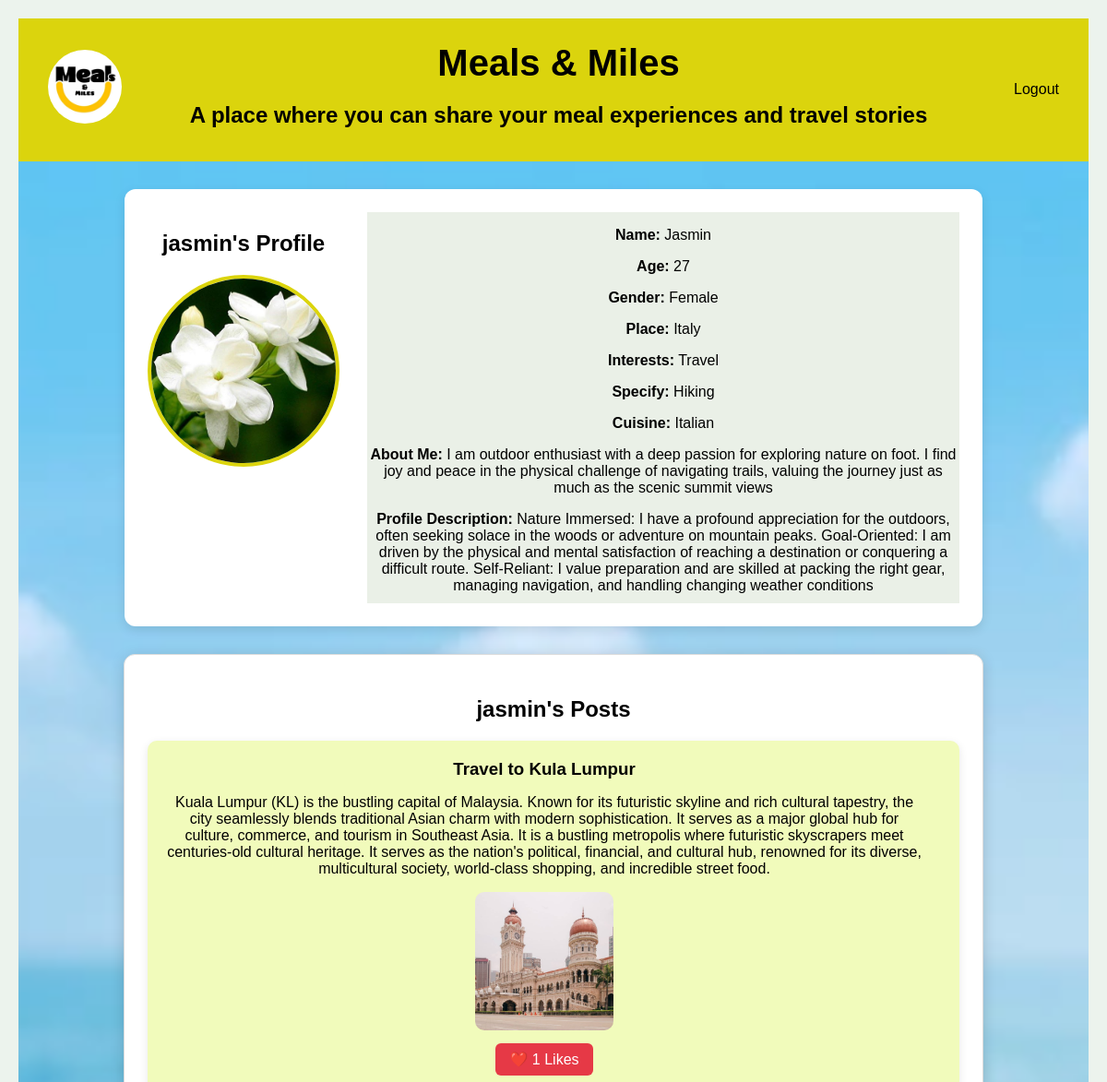
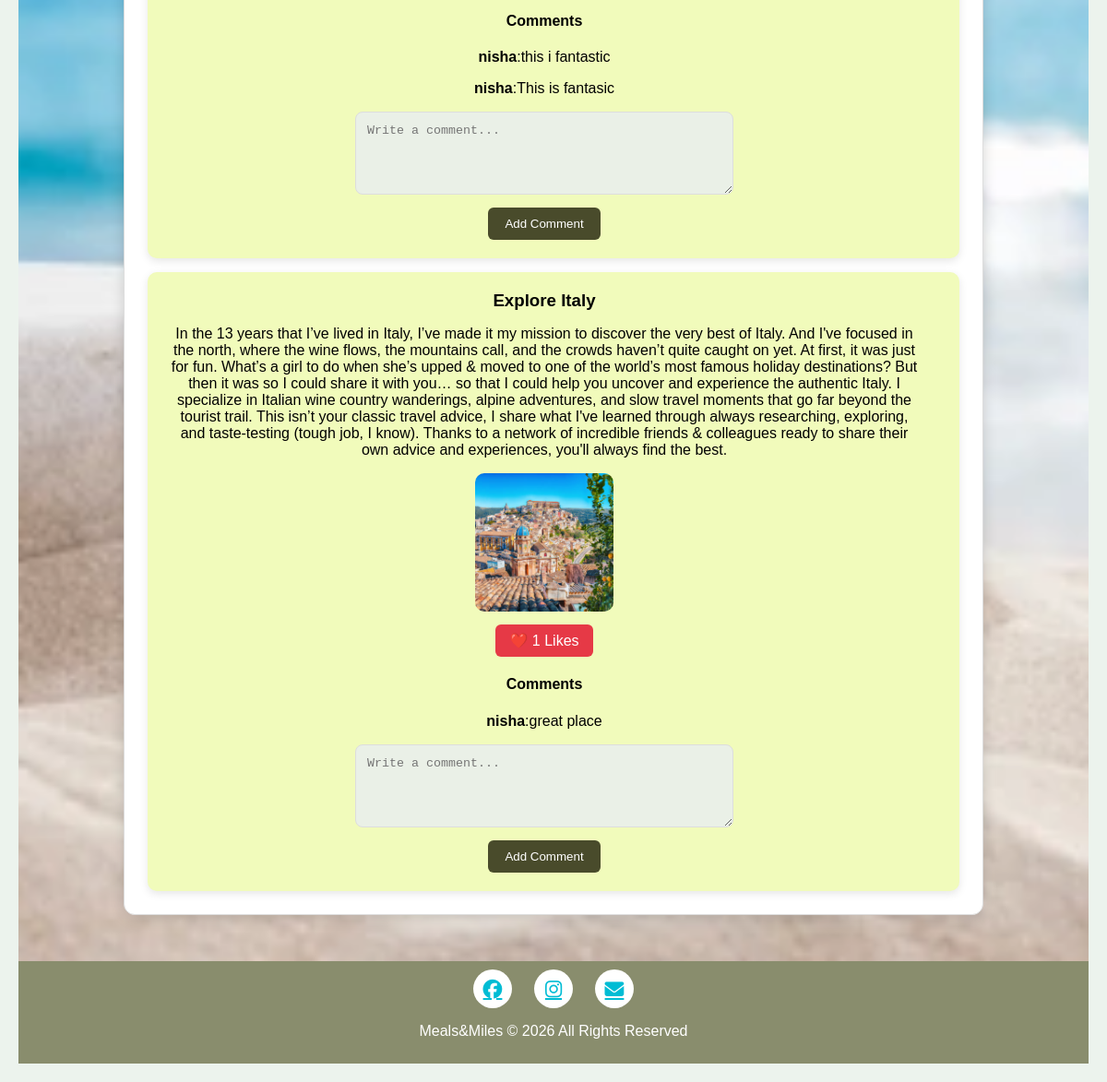
The app's page /profile/1 with its own data (2 pictures, top to bottom).
### Database/models.py (models this page shows)
class User(db.Model, UserMixin):
    id = db.Column(db.Integer, primary_key=True)
    posts = db.relationship('Post', backref='author', lazy=True , cascade="all, delete-orphan")
    comments = db.relationship('Comment', backref='user', lazy=True, cascade="all, delete-orphan")
    likes = db.relationship('Like', backref='user', lazy=True, cascade="all, delete-orphan")
    username = db.Column( db.String(150),unique=True, nullable=False)
    email = db.Column(db.String(150), unique=True, nullable=False)
    password = db.Column( db.String(255), nullable=False )
    profile_pic = db.Column(db.String(255),
        default='images/Default-Profile-Picture.png')
    name = db.Column(db.String(100))
    age = db.Column(db.Integer)
    gender = db.Column(db.String(20))
    place = db.Column(db.String(100))
    interests = db.Column(db.String(300))
    specify = db.Column(db.String(300))
    cuisine = db.Column(db.String(100))
    favourite_place = db.Column(db.String(150))
    about_me = db.Column(db.Text)
    profile_description = db.Column(db.Text)

class Post(db.Model):
        id = db.Column(db.Integer, primary_key=True)
        title = db.Column(db.String(200))
        content = db.Column(db.Text)
        image = db.Column(db.String(255))
        user_id = db.Column(db.Integer, db.ForeignKey('user.id'))
        likes = db.relationship('Like',backref='post', lazy=True, cascade="all, delete-orphan")
        comments = db.relationship('Comment',backref='post', lazy=True, cascade="all, delete-orphan")

class Comment(db.Model):
            id = db.Column(db.Integer, primary_key=True)
            text = db.Column(db.Text)
            user_id = db.Column(
            db.Integer,
            db.ForeignKey('user.id'))
            post_id = db.Column(
            db.Integer,
            db.ForeignKey('post.id'))

### Database/views.py (the view)
@views.route('/profile/<int:user_id>')
def profile(user_id):
    user = User.query.get_or_404(user_id)
    return render_template(
        'profile.html',
        user=user
    )

### Database/templates/profile.html (shortened to what this page needs)
<!DOCTYPE html>
<html lang="en">
<head>
    <link rel="stylesheet" href="{{ url_for('static', filename='css/account.css') }}">
    <link rel="stylesheet" href="https://cdnjs.cloudflare.com/ajax/libs/font-awesome/6.5.1/css/all.min.css">
</head>
<body>
    <nav class="navbar">
        <div class="nav-left">
            <img src="{{ url_for('static', filename='images/logo.png') }}" alt="LOGO" class="logo">
        </div>
        <div class="nav-center">
            <h1 class="main-heading">Meals & Miles</h1>
            <h2>A place where you can share your meal experiences and travel stories</h2>
        </div>
        <div class="nav-right" id="navRight">
            <a href="{{ url_for('views.logout') }}">Logout</a>
        </div>
    </nav>
    <section class="main">
        <div class="profile-page">
            <div class="profile-container">
                <div class="profile-left">
                    <h2>{{ user.username }}'s Profile</h2>
                    <img src="{{ url_for('static', filename=user.profile_pic) }}" class="profile-pic" id="profilePic">
                    <br><br>
                    <br>
                </div>
                <div class="profile-right">
                    {% if user.name %}
                    <p><strong>Name:</strong> {{ user.name }}</p>
                    {% endif %}
                    {% if user.age %}
                    <p><strong>Age:</strong> {{ user.age }}</p>
                    {% endif %}
                    {% if user.gender %}
                    <p><strong>Gender:</strong> {{ user.gender }}</p>
                    {% endif %}
                    {% if user.place %}
                    <p><strong>Place:</strong> {{ user.place }}</p>
                    {% endif %}
                    {% if user.interests %}
                    <p><strong>Interests:</strong> {{ user.interests }}</p>
                    {% endif %}
                    {% if user.specify %}
                    <p><strong>Specify:</strong> {{ user.specify }}</p>
                    {% endif %}
                    {% if user.cuisine %}
                    <p><strong>Cuisine:</strong> {{ user.cuisine }}</p>
                    {% endif %}
                    {% if user.about_me %}
                    <p><strong>About Me:</strong> {{ user.about_me }}</p>
                    {% endif %}
                    {% if user.profile_description %}
                    <p><strong>Profile Description:</strong> {{ user.profile_description }}</p>
                    {% endif %}
                </div>
            </div>
            <div class="posts-section" id="postsSection">
                <h2>{{ user.username }}'s Posts</h2>
                {% for post in user.posts %}
                <div class="post-card">
                    <div class="post-info">
                        <h3>{{ post.title }}</h3>
                        <p>{{ post.content }}</p>
                        {% if post.image %}
                        <div class="post-image">
                            <img src="{{ url_for('static', filename=post.image) }}">
                        </div>
                        {% endif %}
                        <a href="/like_post/{{ post.id }}" class="like-btn">❤️ {{ post.likes|length }} Likes</a>
                        <h4>Comments</h4>
                        {% for comment in post.comments %}
                        <p><strong>{{ comment.user.username }}</strong>:{{ comment.text }}</p>
                        {% endfor %}
                        <form action="/add_comment/{{ post.id }}" method="POST" class="comment-form">
                            <textarea name="comment" placeholder="Write a comment..." required></textarea>
                            <br>
                            <button type="submit" id="comment-btn">Add Comment</button>
                        </form>
                    </div>
                </div>
                {% endfor %}
            </div>
        </div>
    </section>
    <footer class="footer">
        <div class="footer-icons">
            <a href="https://www.facebook.com/mealsandmiles">
                <i class="fab fa-facebook"></i>
            </a>
            <a href="https://www.instagram.com/_meals_and_miles/">
                <i class="fab fa-instagram"></i>
            </a>
            <a href="mailto:info@mealsandmiles.com" target="_blank">
                <i class="fas fa-envelope"></i>
            </a>
        </div>
        <p>Meals&Miles &copy; 2026 All Rights Reserved</p>
    </footer>
</body>
</html>

### Database/static/css/account.css (style rules this page uses)
body { margin: 0; box-sizing: border-box; background-color: rgb(236, 243, 237); color: black; font-family: 'Arial', sans-serif; text-align: center; padding: 20px; }
.navbar { display: flex; justify-content: space-between; align-items: center; background-color: #dbd40d; padding: 1rem 2rem; }
.nav-left { color: #000000; font-size: 1.5rem; background-size: contain; background-repeat: no-repeat; }
.logo { width: 80px; height: 80px; border-radius: 50%; object-fit: cover; }
.nav-center { position: static; color: rgb(0, 0, 0); transform: none; width: 100%; margin-top: 10px; }
.nav-center .main-heading { font-size: 2.5rem; font-family: 'verdana', sans-serif; margin: 0; }
.nav-right { display: flex; gap: 20px; color: #000000; }
.nav-right a { color: #000000; text-decoration: none; font-size: 1rem; }
.main { padding: 30px; background-image: url('/static/images/background2.jpeg'); background-size: cover; background-position: center; min-height: 70vh; }
.profile-container { max-width: 80%; margin: auto; background: white; display: flex; align-items: flex-start; gap: 30px; padding: 25px; border-radius: 12px; box-shadow: 0 4px 12px rgba(0, 0, 0, 0.1); }
.profile-left { text-align: center; gap: 15px; }
.profile-pic { width: 200px; height: 200px; border-radius: 50%; object-fit: cover; cursor: pointer; border: 4px solid #dbd40d; }
.profile-right { flex: 1; background-color: rgb(234, 240, 231); }
.profile-right p { margin-bottom: 10px; font-size: 1rem; }
.posts-section { max-width: 80%; margin: 20px auto; background: rgb(255, 255, 255); padding: 25px; border-radius: 12px; box-shadow: 0 3px 15px rgba(0, 0, 0, .15); border: 1px solid #ddd; }
.post-card { display: flex; justify-content: space-between; align-items: flex-start; background: rgb(241, 251, 187); padding: 20px; margin-top: 15px; border-radius: 10px; box-shadow: 0 3px 10px rgba(0, 0, 0, .1); }
.post-info { flex: 1; padding-right: 20px; }
.post-info h3 { margin-top: 0; margin-bottom: 10px; }
.post-image { flex-shrink: 0; }
.post-image img { width: 150px; height: 150px; object-fit: cover; border-radius: 10px; }
.like-btn { display: inline-block; text-decoration: none; background: #e63946; color: white; padding: 8px 15px; border-radius: 6px; margin-top: 10px; }
.comment-form { margin-top: 15px; }
.comment-form textarea { width: 50%; min-height: 90px; padding: 12px; border: 1px solid #ddd; border-radius: 8px; background: rgb(234, 240, 231); box-sizing: border-box; }
.comment-form button { background: #494b2b; color: white; border: none; padding: 10px 18px; border-radius: 6px; cursor: pointer; margin-top: 10px; }
.profile-page .posts-section { margin-top: 30px; width: 100%; clear: both; }
.footer { background-color: #41431193; padding: 0.6rem 0.4rem; height: 8%; margin: 0; flex: 1; flex-shrink: 0; }
.footer-icons { display: flex; justify-content: center; gap: 1.5rem; margin-bottom: 1rem; }
.footer-icons a { color: #00bcd4; font-size: 1.3rem; width: 42px; height: 42px; border-radius: 50%; background-color: #fff; display: flex; align-items: center; justify-content: center; transition: all 0.3s ease; }
.footer p { color: white; font-size: 1rem; text-align: center; }

### records on screen
User: username "jasmin", profile_pic (picture), name "Jasmin", age "27", gender "Female", place "Italy", interests "Travel", specify "Hiking", cuisine "Italian", about_me "I am outdoor enthusiast with a deep passion for exploring nature on foot. I find joy and peace in the physical challenge of navigating trails, valuing the journey just as much as the scenic summit views", profile_description "Nature Immersed: I have a profound appreciation for the outdoors, often seeking solace in the woods or adventure on mountain peaks. Goal-Oriented: I am driven by the physical and mental satisfaction of reaching a destination or conquering a difficult route. Self-Reliant: I value preparation and are skilled at packing the right gear, managing navigation, and handling changing weather conditions"
Post: title "Travel to Kula Lumpur", content "Kuala Lumpur (KL) is the bustling capital of Malaysia. Known for its futuristic skyline and rich cultural tapestry, the city seamlessly blends traditional Asian charm with modern sophistication. It serves as a major global hub for culture, commerce, and tourism in Southeast Asia. It is a bustling metropolis where futuristic skyscrapers meet centuries-old cultural heritage. It serves as the nation's political, financial, and cultural hub, renowned for its diverse, multicultural society, world-class shopping, and incredible street food.", image (picture), likes|length "1"
Comment: user.username "nisha", text "this i fantastic"
Comment: user.username "nisha", text "This is fantasic"
Post: title "Explore Italy", content "In the 13 years that I’ve lived in Italy, I’ve made it my mission to discover the very best of Italy. And I've focused in the north, where the wine flows, the mountains call, and the crowds haven’t quite caught on yet. At first, it was just for fun. What’s a girl to do when she’s upped & moved to one of the world’s most famous holiday destinations? But then it was so I could share it with you… so that I could help you uncover and experience the authentic Italy. I specialize in Italian wine country wanderings, alpine adventures, and slow travel moments that go far beyond the tourist trail. This isn’t your classic travel advice, I share what I've learned through always researching, exploring,…", image (picture), likes|length "1"
Comment: user.username "nisha", text "great place"
